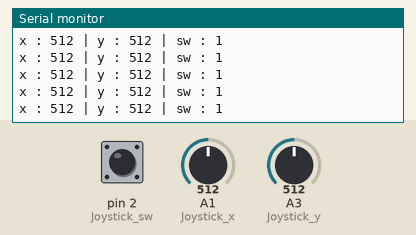
The sketch below on a simulated Arduino Uno, built with avr-gcc and run on an emulated ATmega328P. On the bench: the last lines printed to the serial monitor. The inputs (shaded band) are chosen by the test bench; at power-on: A1 (Joystick_x) = 512, A3 (Joystick_y) = 512, pin 2 (Joystick_sw) HIGH.

Above: at 1.2 s.
1.3 s: A1 (Joystick_x) set to 716
At 1.53 s:
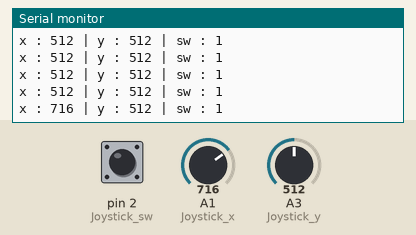
2.8 s: A3 (Joystick_y) set to 716
At 2.88 s:
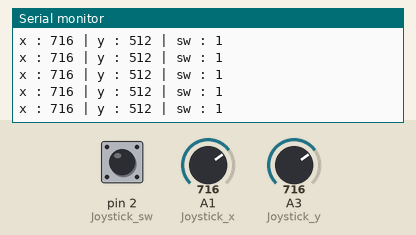
4.3 s: A1 (Joystick_x) set to 0
At 4.49 s:
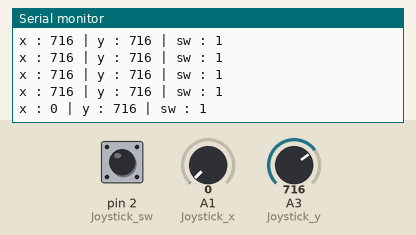
7.3 s: pin 2 (Joystick_sw) pulled LOW for 0.3 s
At 7.72 s:
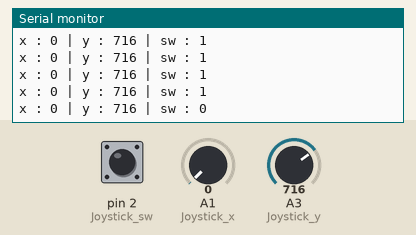
9.1 s: A3 (Joystick_y) set to 900
At 9.33 s:
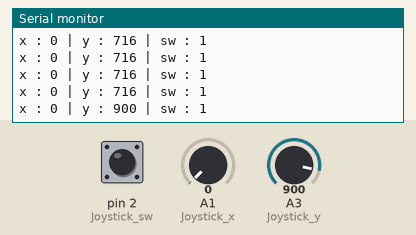
10.6 s: pin 2 (Joystick_sw) pulled LOW for 1 s
At 10.94 s:
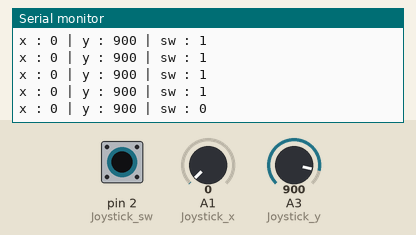
Timing chart, 0 to 13.6 s (numbered marks = the images above; inputs shaded):
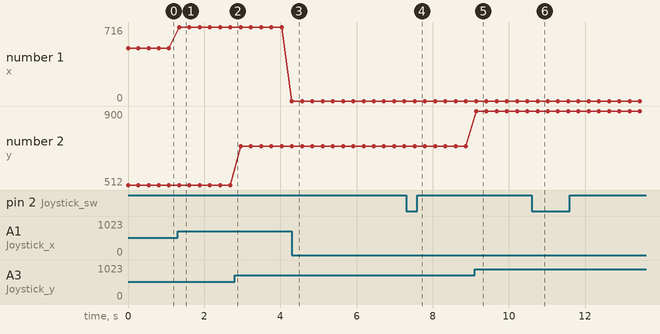

The sketch:

moduletruyen.ino
```cpp
// joystick
#include <IRremote.h>
IRsend irsend(11);
//@@
int Joystick_x = 1; //chân analog x của joystick
int Joystick_y = 3; //chân analog y của joystick
int Joystick_sw= 2; // chân digital sw của joystick
int x,y,sw; //khai báo các biến
//@@

void setup() {
  //@@
  // put your setup code here, to run once:
  pinMode(Joystick_sw, INPUT_PULLUP); //chân sw sẽ phát tín hiệu
  //@@
  Serial.begin(9600);
}

void loop() {
  //@@
  x=analogRead(Joystick_x); //đọc giá trị từ chân Analog x
  y=analogRead(Joystick_y); //đọc giá trị từ chân Analog y
  sw=digitalRead(Joystick_sw); //đọc tín hiệu từ chân digital sw
  Serial.println("x : " + String(x) +" | y : "+ String(y) +" | sw : "+ String(sw));
  //@@
  if(sw == 1){
    irsend.sendRC5(0x100, 8); //send 0x100 code (8 bits)
    delay(200);
  } else {
    irsend.sendRC5(0x101, 8);
    delay(200);
  }
}
```

Measured:
- after the input at 1.3 s, the serial monitor: prints a new line after 0.05 s (image 1)
- after the input at 4.3 s, the serial monitor: prints a new line at once (image 3)
- after the input at 7.3 s, the serial monitor: prints a new line after 0.23 s (image 4)
- after the input at 9.1 s, the serial monitor: prints a new line at once (image 5)
- after the input at 10.6 s, the serial monitor: prints a new line after 0.15 s (image 6)
- plotted number 1: 512 → 716 after the input at 1.3 s, 716 → 0 after the input at 4.3 s
- plotted number 2: 716 → 900 after the input at 9.1 s
